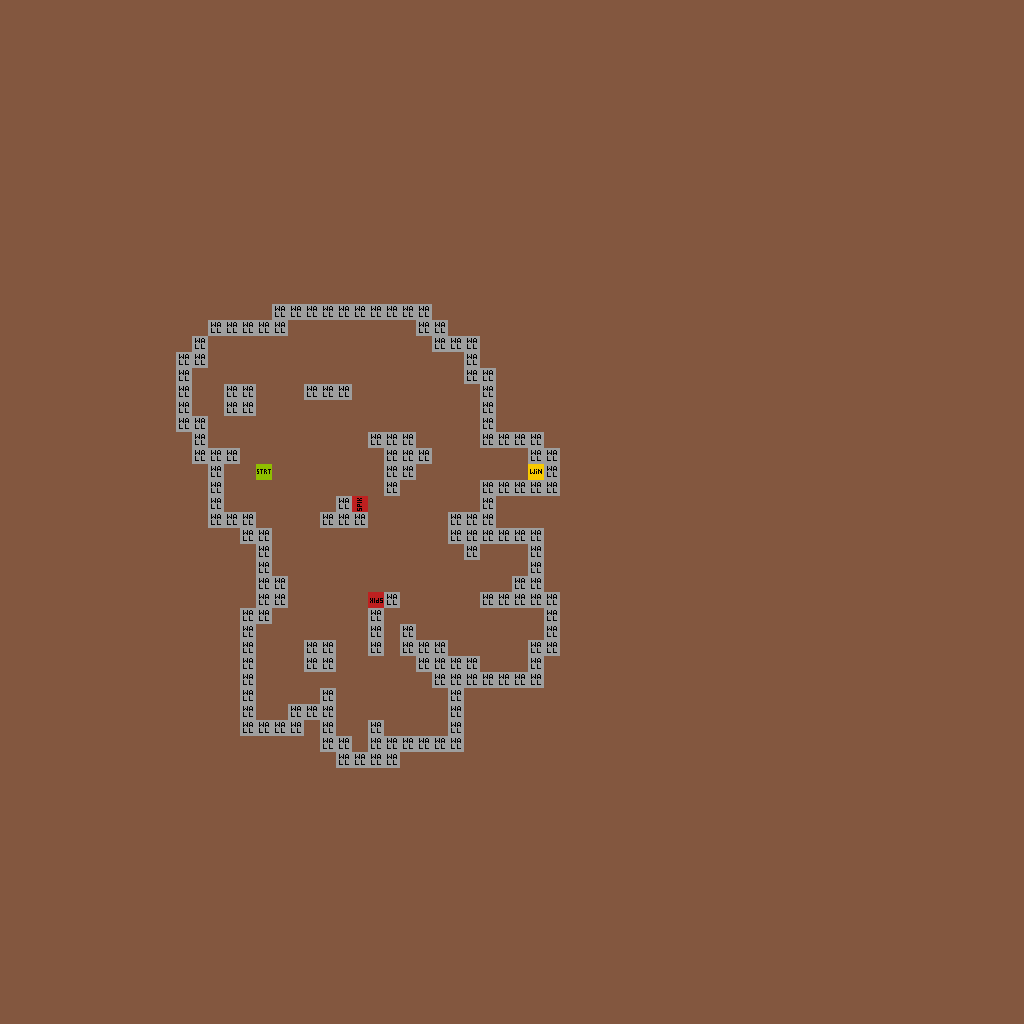

A level layout from a 2D game, rendered from its tile map. Below: a short description, then the map file with tile-grid data replaced by summaries:
An orthogonal 64x64 tile map with 16x16 px tiles, 3 tile layers (Art_Background, Art_Gameplay, Gameplay), 2 tilesets and 1 object (spawn).

<map version="1.2" tiledversion="1.2.4" orientation="orthogonal" renderorder="right-down" width="64" height="64" tilewidth="16" tileheight="16" infinite="0" backgroundcolor="#83573f" nextlayerid="8" nextobjectid="2">
 <tileset firstgid="1" source="tileset/GameplayTileset.tsx" />
 <tileset firstgid="33" source="tileset/GameplayImages.tsx" />
 <layer id="4" name="Art_Background" width="64" height="64">
  <data>[4096 cells, 0 non-empty, 0 distinct tile ids]</data>
 </layer>
 <layer id="6" name="Art_Gameplay" width="64" height="64">
  <data>[4096 cells, 0 non-empty, 0 distinct tile ids]</data>
 </layer>
 <layer id="5" name="Gameplay" width="64" height="64">
  <data>[4096 cells, 169 non-empty, 4 distinct tile ids]</data>
 </layer>
 <objectgroup id="2" name="Properties">
  <object id="1" name="spawn" x="256" y="464" width="16" height="16" />
 </objectgroup>
</map>
